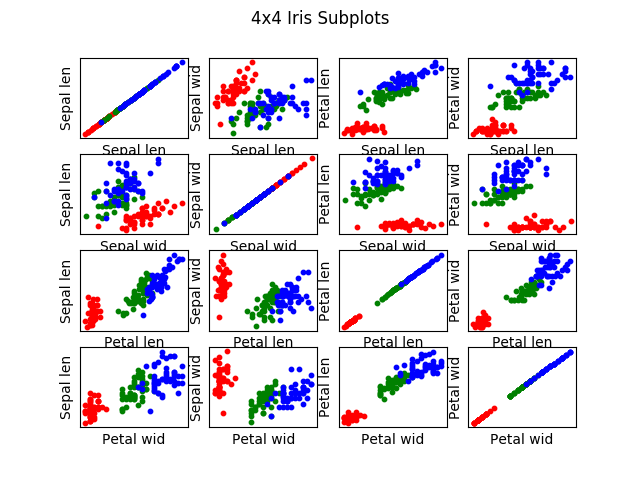

Source code (Python):
#! /usr/bin/env python3
#
def iris_subplots ( ):

#*****************************************************************************80
#
## iris_subplots makes a plot of a 4x4 array of subplots of Iris data.
#
#  Discussion:
#
#    4 data values are available for multiple specimens of 3 varieties
#    of Iris.  These data values are the sepal length, sepal width, 
#    petal length, and petal width.
#
#    It is desired to create, for each pair of data values, a scatter plot.
#
#    By identifying the data for each variety by a separate color, it is
#    possible to detect patterns in the data.
#
#  Licensing:
#
#    This code is distributed under the GNU LGPL license.
#
#  Modified:
#
#    30 April 2019
#
#  Author:
#
#    John Burkardt
#
  import matplotlib.pyplot as plt
  import numpy as np
  import platform

  print ( '' )
  print ( 'iris_subplots:' )
  print ( '  Python version: %s' % ( platform.python_version ( ) ) )
  print ( '  For each of 3 varieties of iris, a number of specimens' )
  print ( '  have been collected.  For each specimen, measurements' )
  print ( '  made of sepal length, sepal width, petal length and' )
  print ( '  petal width.' )
  print ( '' )
  print ( '  Create a 4x4 array of scatter plots that compare each' )
  print ( '  pair of values.  Moreoever, use colors to distinguish the' )
  print ( '  data belonging to each of the three varieties.' )
#
#  Read 3 sets of data.
#
  setosa = np.loadtxt ( 'iris_setosa_data.txt' );
  versicolor = np.loadtxt ( 'iris_versicolor_data.txt' );
  virginica = np.loadtxt ( 'iris_virginica_data.txt' );

  label = [ 'Sepal len', 'Sepal wid', 'Petal len', 'Petal wid' ];
#
#  Plot the data.
#
# f, ax = plt.subplots ( 4, 4, sharex='col', sharey='row' )
  f, ax = plt.subplots ( 4, 4 )

  f.suptitle ( '4x4 Iris Subplots' )

  for i in range ( 0, 4 ):
    for j in range ( 0, 4 ):
      ax[i,j].scatter (     setosa[:,i],     setosa[:,j], s = 10, color = 'r' )
      ax[i,j].scatter ( versicolor[:,i], versicolor[:,j], s = 10, color = 'g' )
      ax[i,j].scatter (  virginica[:,i],  virginica[:,j], s = 10, color = 'b' )
      ax[i,j].set_xlabel ( label[i], fontsize = 10 )
      ax[i,j].set_ylabel ( label[j], fontsize = 10 )
      ax[i,j].set_xticks ( [] )
      ax[i,j].set_yticks ( [] )

  filename = 'iris_subplots.png'
  plt.savefig ( filename )
  print ( '' )
  print ( '  Graphics saved as "%s"' % ( filename ) )
  plt.show ( block = False )

  plt.clf ( )
#
#  Terminate.
#
  print ( '' )
  print ( 'iris_subplots' )
  print ( '  Normal end of execution.' )
  return

if ( __name__ == '__main__' ):
  from timestamp import timestamp
  timestamp ( )
  iris_subplots ( )
  timestamp ( )
 
